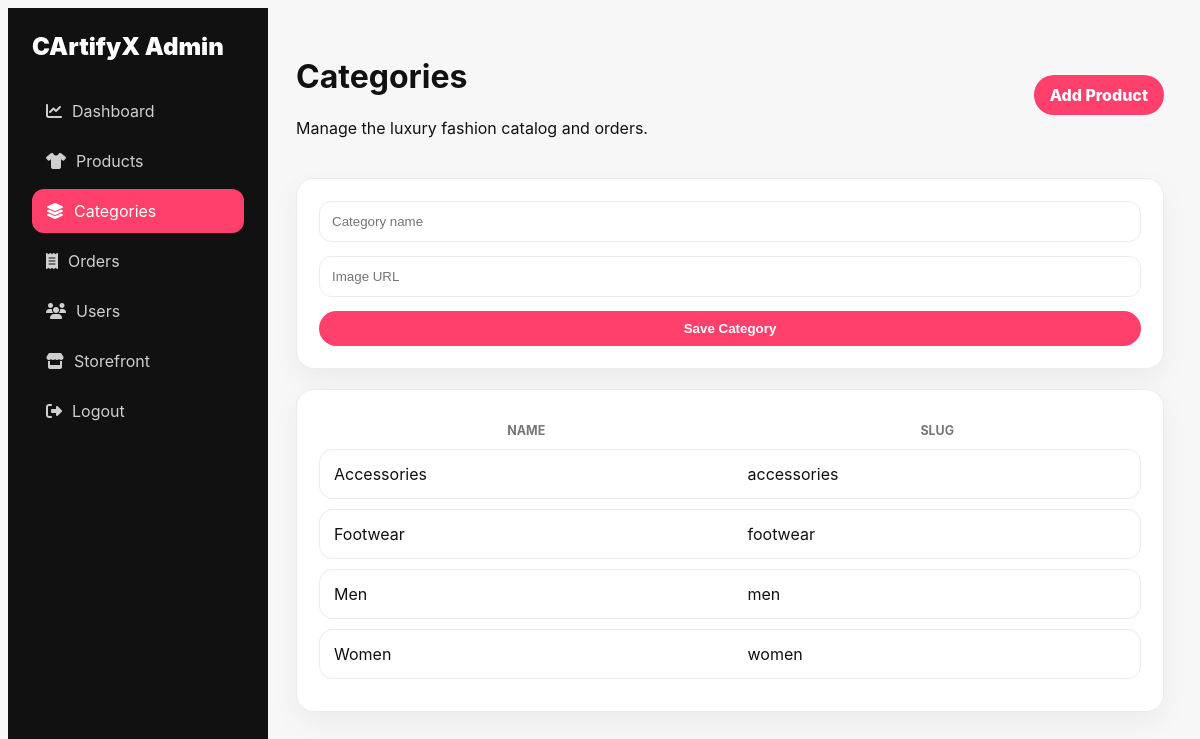
The app's page /admin/categories.php (signed in) with its own data.
### tables this page shows
CREATE TABLE categories (
  id INT AUTO_INCREMENT PRIMARY KEY,
  name VARCHAR(120) NOT NULL,
  slug VARCHAR(140) NOT NULL UNIQUE,
  image VARCHAR(500),
  created_at TIMESTAMP DEFAULT CURRENT_TIMESTAMP
);

### includes/config.php (called while the page is built, shortened)
<?php
try {
    $pdo = new PDO(
        'mysql:host=' . DB_HOST . ';dbname=' . DB_NAME . ';charset=utf8mb4',
        DB_USER,
        DB_PASS,
        [
            PDO::ATTR_ERRMODE => PDO::ERRMODE_EXCEPTION,
            PDO::ATTR_DEFAULT_FETCH_MODE => PDO::FETCH_ASSOC,
            PDO::ATTR_EMULATE_PREPARES => false,
        ]
    );
} catch (PDOException $e) {
    $pdo = null;
}
function db(): ?PDO
{
    global $pdo;
    return $pdo;
}

### includes/functions.php (called while the page is built, shortened)
<?php
require_once __DIR__ . '/config.php';
function e($value): string
{
    return htmlspecialchars((string)$value, ENT_QUOTES, 'UTF-8');
}
function get_categories(): array
{
    return db()->query('SELECT * FROM categories ORDER BY name')->fetchAll();
}
    ?>

### admin/categories.php (the view, shortened to what this page needs)
<?php
require_once __DIR__ . '/../includes/functions.php';
include __DIR__ . '/_layout.php';
$categories = get_categories();
?>
<div class="admin-card"><form class="admin-form" method="post"><input name="name" placeholder="Category name" required><input name="image" placeholder="Image URL"><button class="admin-btn pink">Save Category</button></form></div><div class="admin-card"><table class="admin-table"><tr><th>Name</th><th>Slug</th></tr><?php foreach($categories as $c): ?><tr><td><?= e($c['name']) ?></td><td><?= e($c['slug']) ?></td></tr><?php endforeach; ?></table></div>
<?php include __DIR__ . '/_footer.php'; ?>

### assets/css/admin.css (style rules this page uses)
:root { --pink:#ff3f6c;--black:#111;--line:#ececec;--soft:#f7f7f8 }
body { font-family:Inter,Segoe UI,Arial,sans-serif;background:var(--soft);color:var(--black) }
.metric-card,.admin-card { background:#fff;border:1px solid var(--line);border-radius:18px;padding:22px;box-shadow:0 10px 28px rgba(17,17,17,.05) }
.admin-card { margin-top:20px }
.admin-table { width:100%;border-collapse:separate;border-spacing:0 10px }
.admin-table th { color:#777;font-size:.78rem;text-transform:uppercase }
.admin-table td { background:#fff;padding:14px;border-top:1px solid var(--line);border-bottom:1px solid var(--line) }
.admin-table td:first-child { border-left:1px solid var(--line);border-radius:14px 0 0 14px }
.admin-table td:last-child { border-right:1px solid var(--line);border-radius:0 14px 14px 0 }
.admin-btn { border:0;border-radius:999px;background:#111;color:#fff;padding:10px 16px;font-weight:800 }
.admin-btn.pink { background:var(--pink) }
.admin-form { display:grid;gap:14px }
.admin-form input,.admin-form select,.admin-form textarea { border:1px solid var(--line);border-radius:12px;padding:12px }

### records on screen
categories: name "Accessories", slug "accessories"
categories: name "Footwear", slug "footwear"
categories: name "Men", slug "men"
categories: name "Women", slug "women"

### other values on screen
$adminTitle "Categories"
